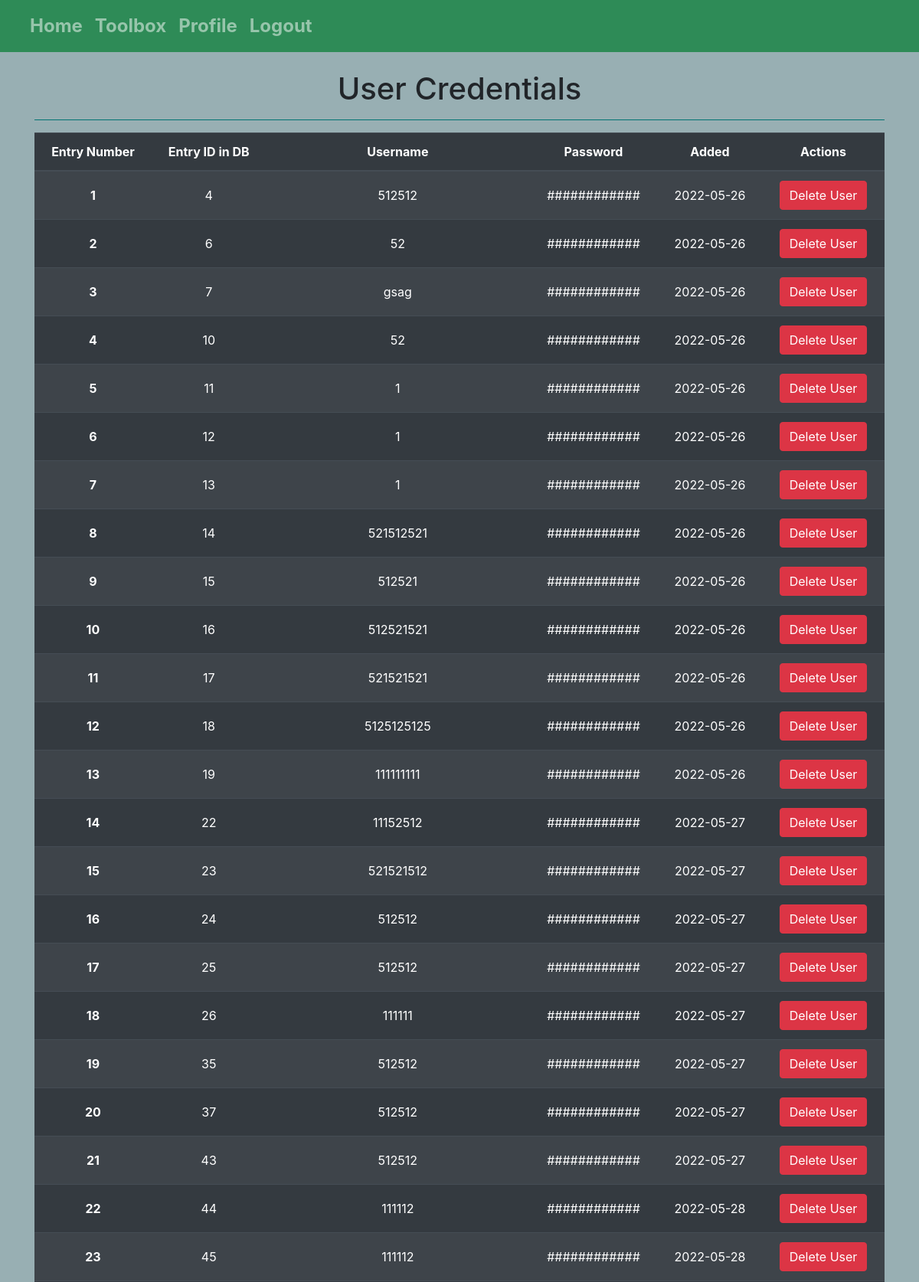
The app's page /users/ (signed in, upper part) with its own data.
### app.py (models this page shows, shortened)
class User(db.Model, UserMixin):
    id = db.Column(db.Integer, primary_key=True)  # Unique Identifier for each table record (PRIMARY KEY)
    username = db.Column(db.String(50), nullable=False)
    password_hash = db.Column(db.String(128), nullable=False)
    date_created = db.Column(db.DateTime, default=datetime.utcnow)
    profiles = db.relationship('Profile', backref='user')
    @property
    def password(self):
        raise AttributeError('password is not a readable attribute!')

### app.py (the view)
@app.route('/users/', methods=['POST','GET'])
@login_required
def users():
    allusers = User.query.order_by(User.date_created).all()
    return render_template('users.html', allusers=allusers)

### app.py (called while the page is built)
@login_manager.user_loader
def load_user(user_id):
    return User.query.get(int(user_id))

### templates/users.html (shortened to what this page needs)
{% extends 'template_to_inherit.html' %}
{% block body %}
<div class="container">
    <h1 style="text-align: center;">User Credentials</h1>
    <hr color="teal">
    {% if allusers|length < 1 %}
        <p style="font-size: 150%; color: red; text-align: center">There are no entries... Please fill in an entry name in the form.</p>
    {% else %}
        <table class="table table-striped table-dark table-hover .table-sm ">
            <thead>
                <tr>
                    <th scope="col" class="align-middle text-center">Entry Number</th>
                    <th scope="col" class="align-middle text-center">Entry ID in DB</th>
                    <th scope="col" class="align-middle text-center">Username</th>
                    <th scope="col" class="align-middle text-center">Password</th>
                    <th scope="col" class="align-middle text-center">Added</th>
                    <th scope="col" class="align-middle text-center">Actions</th>
                </tr>
            </thead>
            <tbody>
            {% for user in allusers %}
                <tr>
                    <th scope="row" class="align-middle text-center">{{ loop.index0 + 1 }}</th>
                    <td class="align-middle text-center">{{ user.id }}</td>
                    <td class="align-middle text-center">{{ user.username }}</td>
                    <td class="align-middle text-center">############</td>
                    <td class="align-middle text-center">{{ user.date_created.date() }}</td>
                    <td class="align-middle text-center">
                        <a class="btn btn-danger" href="/users/delete/{{user.id}}" onclick="return confirm('Are you sure you want to delete this user?');">Delete User</a>
                        <br>
                    </td>
                </tr>
            {% endfor %}
            </tbody>
        </table>
    {% endif %}
</div>
{% endblock %}

### records on screen
User: id "4", username "512512", date_created "2022-05-26"
User: id "6", username "52", date_created "2022-05-26"
User: id "7", username "gsag", date_created "2022-05-26"
User: id "10", username "52", date_created "2022-05-26"
User: id "11", username "1", date_created "2022-05-26"
User: id "12", username "1", date_created "2022-05-26"
User: id "13", username "1", date_created "2022-05-26"
User: id "14", username "521512521", date_created "2022-05-26"
User: id "15", username "512521", date_created "2022-05-26"
User: id "16", username "512521521", date_created "2022-05-26"
User: id "17", username "521521521", date_created "2022-05-26"
User: id "18", username "5125125125", date_created "2022-05-26"
User: id "19", username "111111111", date_created "2022-05-26"
User: id "22", username "11152512", date_created "2022-05-27"
User: id "23", username "521521512", date_created "2022-05-27"
User: id "24", username "512512", date_created "2022-05-27"
User: id "25", username "512512", date_created "2022-05-27"
User: id "26", username "111111", date_created "2022-05-27"
User: id "35", username "512512", date_created "2022-05-27"
User: id "37", username "512512", date_created "2022-05-27"
User: id "43", username "512512", date_created "2022-05-27"
User: id "44", username "111112", date_created "2022-05-28"
User: id "45", username "111112", date_created "2022-05-28"
